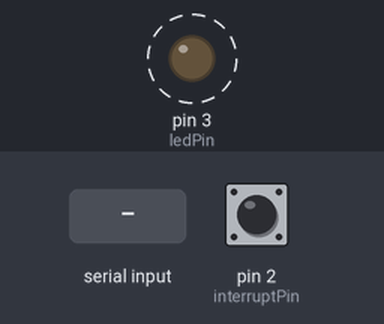
Bench run of a sketch on a simulated Arduino Uno, built with avr-gcc and run on an emulated ATmega328P. Shown: output pins drawn as LEDs (lit = HIGH). Dashed ring = blinking. Inputs (shaded band) come from the test bench; at power-on: pin 2 (interruptPin) HIGH. What the sketch prints to the serial monitor is not drawn.

Above: at 1.2 s.
1.3 s: pin 2 (interruptPin) pulled LOW for 0.15 s
4.3 s: "90,45\n" received over Serial
7.3 s: "5\n" received over Serial
10.3 s: "1,90,45\n" received over Serial
Timing chart, 0 to 14.3 s (numbered marks = the images above; inputs shaded):
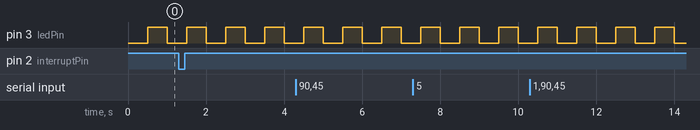

Measured:
- by itself, pin 3 (ledPin): alternates HIGH for 0.50 s and LOW for 0.50 s

The sketch:

lab1.ino
```cpp
volatile int c = 0;
const byte interruptPin = 2;
const byte ledPin = 3;
// test

volatile float last_time = 0;
volatile float current_time = 0;


volatile float freq = 1;
volatile float delaytime = 500/freq;
volatile int brightness = 255;


void setup() {
  // put your setup code here, to run once:
    pinMode(ledPin, OUTPUT);
    pinMode(interruptPin, INPUT_PULLUP);
    attachInterrupt(digitalPinToInterrupt(interruptPin), blink, RISING);
    Serial.begin(9600);
    Serial.println("setup");
}


void loop() {
    if (Serial.available() > 0) {
        // skriv 5f för att sätta freq till 5Hz
        // 200b för att sätta brightness till 200
        String input = Serial.readStringUntil('\n');
        Serial.println(input);
        if (input.endsWith("f")){
            float newfreq = input.toFloat();
            if (newfreq < 0){
                Serial.println("Can't have negative frequency >:(");
            } else {
                freq = newfreq;
                delaytime = 500/freq;
                Serial.print("Frequency set to: ");
                Serial.print(freq);
                Serial.println(" Hz");
            }
        } else if (input.endsWith("b")){
            float newbrightness = input.toFloat();
            if (newbrightness < 0){
                Serial.println("Can't have negative brightness >:(");
            } else {
                brightness = newbrightness;
                Serial.print("Brightness set to: ");
                Serial.println(brightness);
            }
        }
      Serial.read();
    }

    delay(delaytime);
    analogWrite(ledPin, brightness);
    delay(delaytime);
    analogWrite(ledPin, 0);
}


void blink(){
    current_time = millis();
    float time_since_last_blink = current_time-last_time;
    if (time_since_last_blink < delaytime){
        return;
    }
    c++;
    Serial.print("Blink count: ");
    Serial.print(c);
    Serial.print("\t\Time since last blink: ");
    Serial.print(time_since_last_blink);
    Serial.println(" ms");
    last_time = current_time;
}
```
